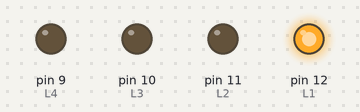
The sketch below on a simulated Arduino Uno, built with avr-gcc and run on an emulated ATmega328P. Parts: output pins drawn as LEDs (lit = HIGH).

Above: at 0.2 s.
At 1.2 s:
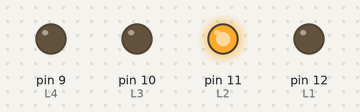
At 2.2 s:
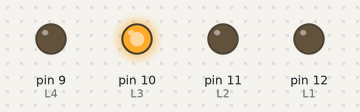
At 3.2 s:
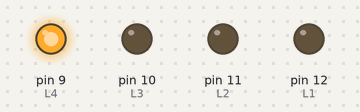
At 4.7 s:
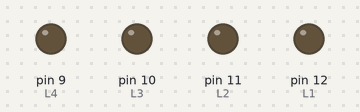
Timing chart, 0 to 5.2 s (numbered marks = the images above):
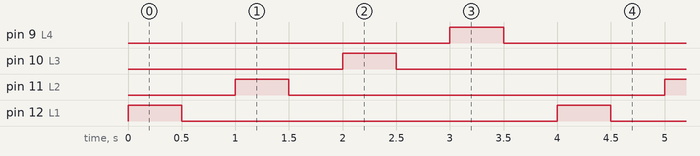

The sketch:

003.ino
```cpp
int L1 = 12;
int L2 = 11;
int L3 = 10;
int L4 = 9;

int delayTime = 500;

void setup() {
  // put your setup code here, to run once:
  pinMode(L1, OUTPUT);
  pinMode(L2, OUTPUT);
  pinMode(L3, OUTPUT);
  pinMode(L4, OUTPUT);
}

void loop() {
  // put your main code here, to run repeatedly:
  digitalWrite(L1, HIGH);
  delay(delayTime);
  digitalWrite(L1, LOW);
  delay(delayTime);
  digitalWrite(L2, HIGH);
  delay(delayTime);
  digitalWrite(L2, LOW);
  delay(delayTime);
  digitalWrite(L3, HIGH);
  delay(delayTime);
  digitalWrite(L3, LOW);
  delay(delayTime);
  digitalWrite(L4, HIGH);
  delay(delayTime);
  digitalWrite(L4, LOW);
  delay(delayTime);
}
```

Measured:
- by itself, pin 9 (L4), pin 10 (L3), pin 11 (L2), pin 12 (L1): alternates HIGH for 0.50 s and LOW for 3.5 s
- by itself, everything shown: repeats every 4.0 s, in 8 steps
